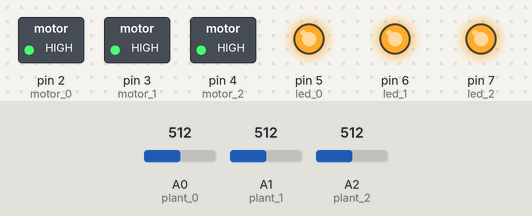
This program was run on a simulated Arduino Uno, built with avr-gcc and run on an emulated ATmega328P. On the bench: switched loads named in the program (green lamp = pin HIGH), output pins drawn as LEDs (lit = HIGH). The inputs (shaded band) are chosen by the test bench; at power-on: A0 (plant_0) = 512, A1 (plant_1) = 512, A2 (plant_2) = 512. What the program prints to the serial monitor is not drawn.

Above: at 1.2 s.
1.3 s: A0 (plant_0) set to 488
At 2.0 s:
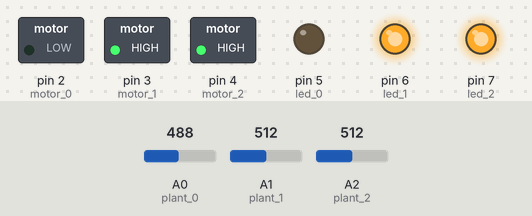
2.8 s: A1 (plant_1) set to 490
At 3.2 s:
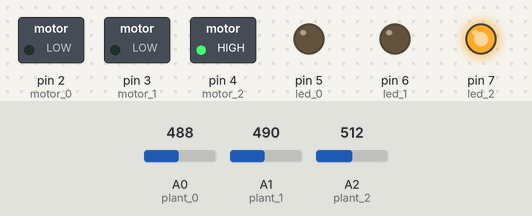
4.3 s: A2 (plant_2) set to 486
At 5.5 s:
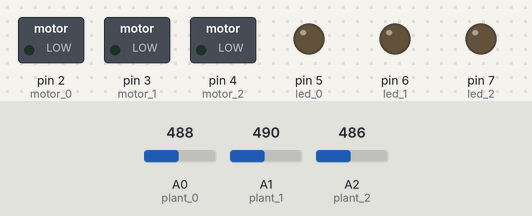
5.8 s: A1 (plant_1) set to 511
At 6.7 s:
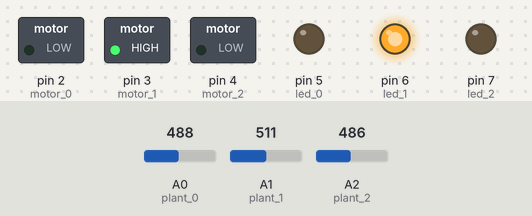
7.3 s: A0 (plant_0) set to 511
At 7.9 s:
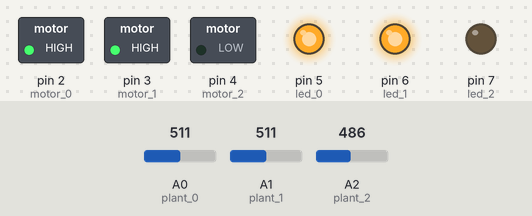
8.8 s: A1 (plant_1) set to 306
At 10.1 s:
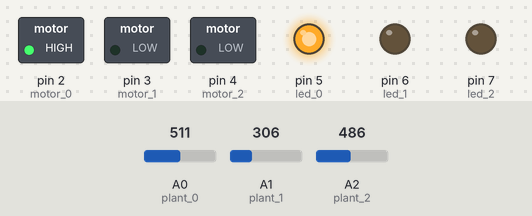
Timing chart, 0 to 11.3 s (numbered marks = the images above; inputs shaded):
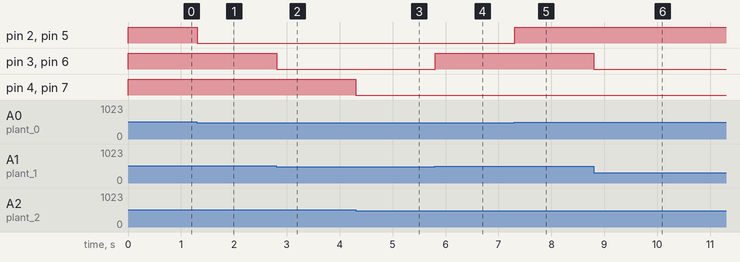

The program:

main.cpp
```cpp
#include <Arduino.h>

// Define analog pins for sensors
#define plant_0 A0
#define plant_1 A1
#define plant_2 A2

// Define digital pins for motors and LEDs
#define motor_0 2
#define motor_1 3
#define motor_2 4
#define led_0   5
#define led_1   6
#define led_2   7

// Function declarations
void read_data_from_plants(int[]);
void print_data_from_array(int[]);
// Constants - global variables
const int number_of_plants = 3; // Number of plants in the system
const int min_humidity_threshold[number_of_plants] = {500, 500, 500}; // minimum threshold for each plant
const int max_humidity_threshold[number_of_plants] = {800, 800, 800}; // maximum threshold for each plant
int plants_data[number_of_plants]; // Array to store data from 3 plants
int motor_pins[number_of_plants] = {motor_0, motor_1, motor_2}; // Array to store motor pins
int leds[number_of_plants] = {led_0, led_1, led_2};

void setup() {
  // plant sensors
  pinMode(plant_0, INPUT);
  pinMode(plant_1, INPUT);
  pinMode(plant_2, INPUT);
  // motor pins
  pinMode(motor_0, OUTPUT);
  pinMode(motor_1, OUTPUT);
  pinMode(motor_2, OUTPUT);
  // leds
  pinMode(led_0, OUTPUT);
  pinMode(led_1, OUTPUT);
  pinMode(led_2, OUTPUT);
  Serial.begin(115200);

}

void loop() {
  read_data_from_plants(plants_data);
  print_data_from_array(plants_data);

  // Check if the humidity is below the threshold and if needed turn on the motor
  for (int i = 0; i < number_of_plants; i++) {
    // Check the humidity level for each plant
    if((plants_data[i] < max_humidity_threshold[i]) && (plants_data[i] > min_humidity_threshold[i])) {
      digitalWrite(motor_pins[i], HIGH);
      digitalWrite(leds[i], HIGH);
    } else {
      digitalWrite(motor_pins[i], LOW);
      digitalWrite(leds[i], LOW);
    }

  //Serial.println(motor_pins[i]);
  }
  delay(1);
}

// Function to read data from all plants
void read_data_from_plants(int data[]) {
  data[0] = analogRead(plant_0);
  data[1] = analogRead(plant_1);
  data[2] = analogRead(plant_2);
}

void print_data_from_array(int data[]) {
  for (int i = 0; i < number_of_plants; i++) {
    Serial.print("Plant ");
    Serial.print(i);
    Serial.print(": ");
    Serial.println(data[i]);
    Serial.println();
  }

}
```

Measured:
- the behaviour switches between 501 and 500 on A0 (plant_0) (found by bisection; images 0 and 1)
- the behaviour switches between 501 and 500 on A1 (plant_1) (found by bisection; images 1 and 2)
- the behaviour switches between 501 and 500 on A2 (plant_2) (found by bisection; images 2 and 3)
- after the input at 1.3 s, pin 2 (motor_0), pin 5 (led_0): HIGH → LOW at once
- after the input at 2.8 s, pin 3 (motor_1), pin 6 (led_1): HIGH → LOW at once
- after the input at 4.3 s, pin 4 (motor_2), pin 7 (led_2): HIGH → LOW at once
- after the input at 5.8 s, pin 3 (motor_1), pin 6 (led_1): LOW → HIGH at once
- after the input at 7.3 s, pin 2 (motor_0), pin 5 (led_0): LOW → HIGH at once
- after the input at 8.8 s, pin 3 (motor_1), pin 6 (led_1): HIGH → LOW at once
